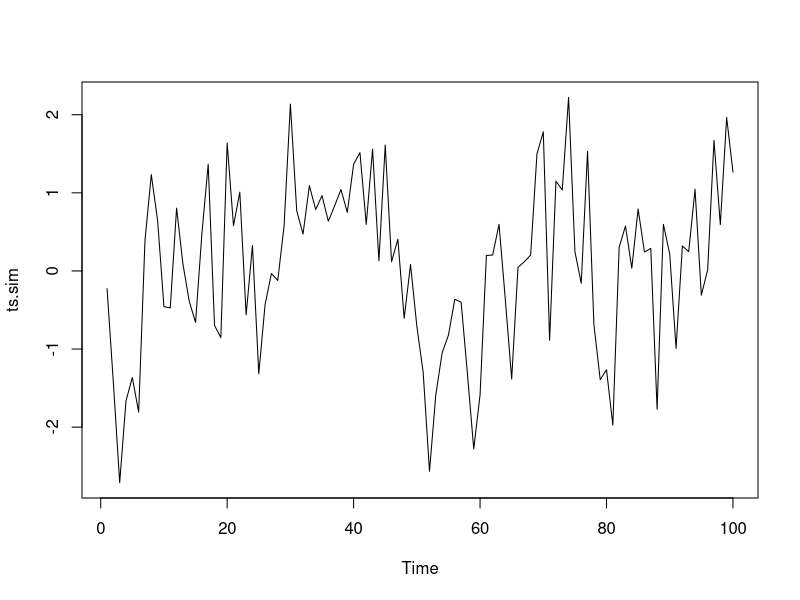
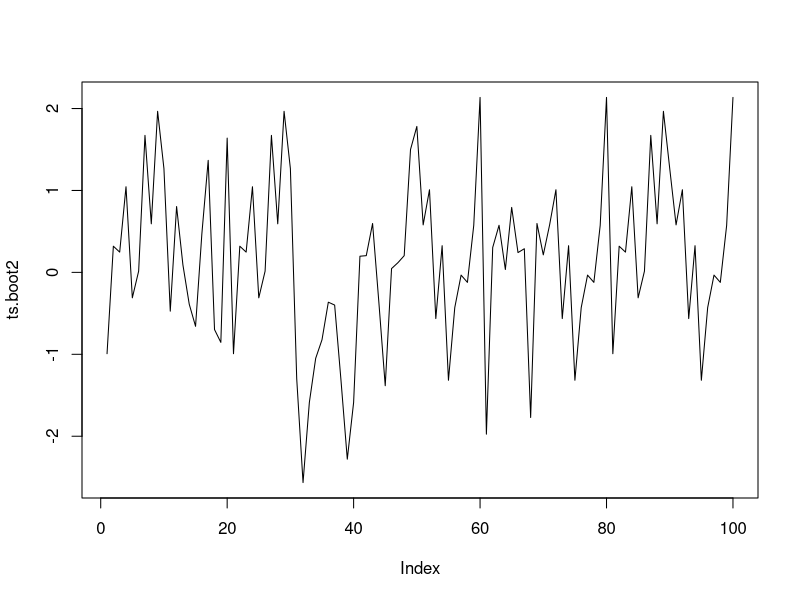
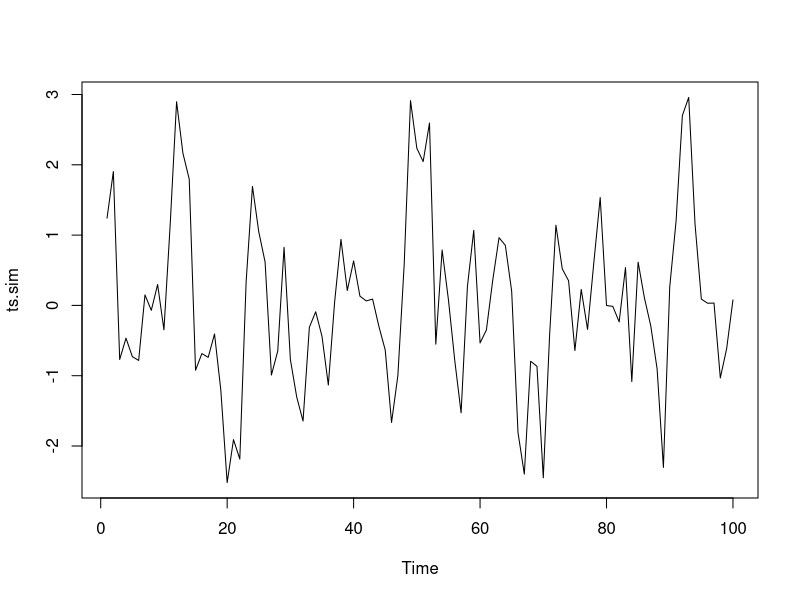
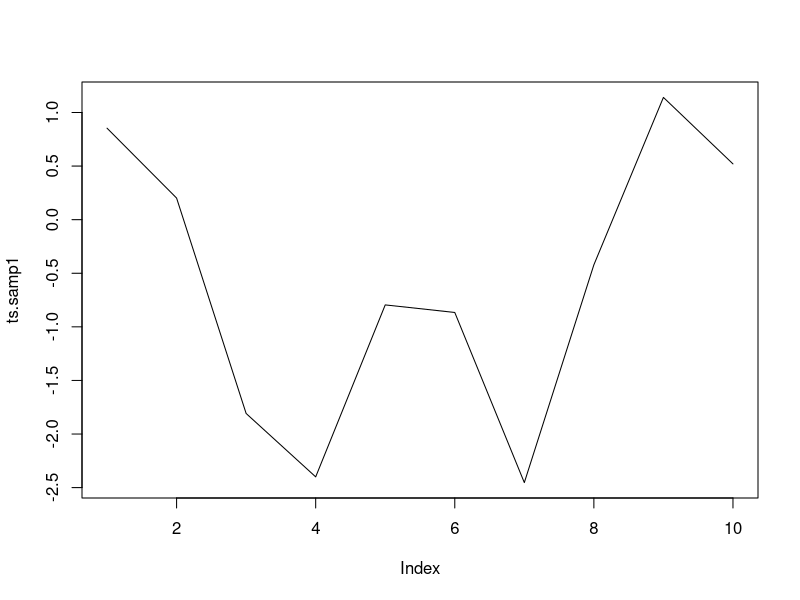

These charts were generated, in order, by the following R code:
## ---- chunk 1
knitr::opts_chunk$set(echo = TRUE)
## ---- chunk 2
ts.sim <- arima.sim(list(order = c(1, 0, 0), ar = 0.5), n = 100) 
ts.sim
plot(ts.sim)
## ---- chunk 3
ts.blocks <- list(ts.sim[c(1:10)], ts.sim[c(11:20)], ts.sim[c(21:30)], ts.sim[c(31:40)], ts.sim[c(41:50)], ts.sim[c(51:60)], ts.sim[c(61:70)], ts.sim[c(71:80)], ts.sim[c(81:90)], ts.sim[c(91:100)])
ts.blocks
## ---- chunk 4
ts.boot1 <- sample(ts.blocks, 10, replace = T)
ts.boot1
class(ts.boot1)
## ---- chunk 5
ts.boot2 <- c()
for(i in 1:10) {
  for(j in 1: 10) {
    ts.boot2 <- c(ts.boot2, ts.boot1[[i]][[j]])
  }
}
ts.boot2
class(ts.boot2)
## ---- chunk 6
plot(ts.boot2, type = "l")
## ---- chunk 7
ts.sim <- arima.sim(list(order = c(1, 0, 0), ar = 0.5), n = 100) 
single_point <- function(ts.series)
{
  point1 <- sample(c(1:length(ts.series)), 1, replace = T)
  print(ts.sim)
  print(point1)
}
single_point(ts.sim)
## ---- chunk 8
one_sample <- function(ts.series, B)
{
  point1 <- sample(c(1:length(ts.series)), 1, replace = T)
  ts.samp1 <- c()
  for(i in 1:B)
  {
    ts.samp1 <- c(ts.samp1, ts.sim[point1 + i - 1])
  }
  print(ts.sim)
  plot(ts.sim)
  print(point1)
  print(ts.samp1)
  plot(ts.samp1, type = 'l')
}
one_sample(ts.sim, 10)
